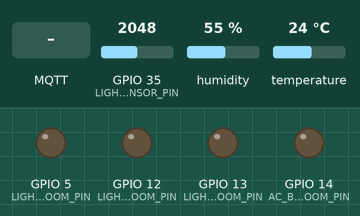
A sketch run on a simulated ESP32. On the bench: output pins drawn as LEDs (lit = HIGH). The inputs (shaded band) are chosen by the test bench; at power-on: GPIO 35 (LIGHT_SENSOR_PIN) = 2048, humidity 55 %, temperature 24 °C. WiFi joins after 1.5 s; servers stay silent unless stated; no MQTT or app messages arrive unless stated; what the sketch prints to the serial monitor is not drawn.

Above: at 2.8 s.
2.9 s: MQTT message "on" arrives on the first subscribed topic
At 3.3 s:
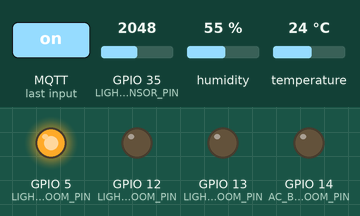
4.4 s: MQTT message "on" arrives on the second subscribed topic
At 5.6 s:
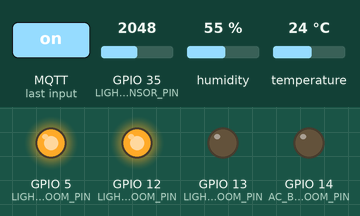
5.9 s: MQTT message "off" arrives on the first subscribed topic
At 6.8 s:
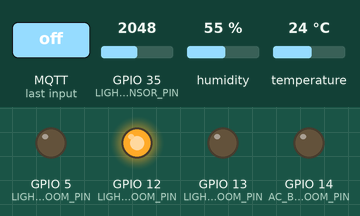
7.4 s: MQTT message "on" arrives on the third subscribed topic
At 7.9 s:
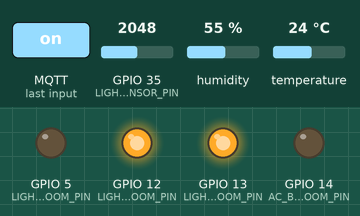
8.9 s: MQTT message "off" arrives on the second subscribed topic
At 10.1 s:
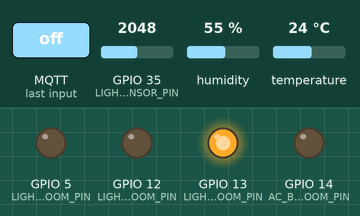
10.4 s: MQTT message "on" arrives on the first subscribed topic
At 11.4 s:
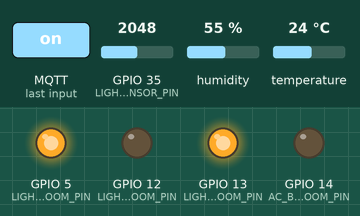
Timing chart, 0 to 12.9 s (numbered marks = the images above; inputs shaded):
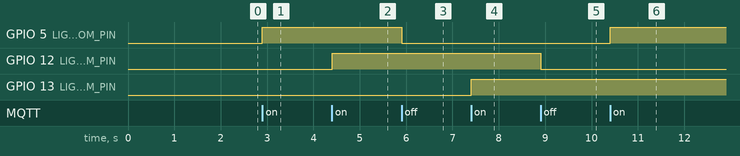

Measured:
- after the input at 2.9 s, GPIO 5 (LIGHT_LIVING_ROOM_PIN): LOW → HIGH at once
- after the input at 4.4 s, GPIO 12 (LIGHT_BEDROOM_PIN): LOW → HIGH at once
- after the input at 5.9 s, GPIO 5 (LIGHT_LIVING_ROOM_PIN): HIGH → LOW at once
- after the input at 7.4 s, GPIO 13 (LIGHT_BATHROOM_PIN): LOW → HIGH at once
- after the input at 8.9 s, GPIO 12 (LIGHT_BEDROOM_PIN): HIGH → LOW at once
- after the input at 10.4 s, GPIO 5 (LIGHT_LIVING_ROOM_PIN): LOW → HIGH at once

The sketch:

ESP32_SmartHome.ino
```cpp
/*
 * ESP32 Smart Home Controller
 * Điều khiển đèn, điều hòa, và cảm biến qua MQTT
 *
 * Board: ESP32 Dev Module
 * Libraries: PubSubClient, DHT11 (or DHT22)
 */

#include <WiFi.h>
#include <PubSubClient.h>
#include <DHT.h>

// ============ WiFi Configuration ============
const char *ssid = "YOUR_WIFI_SSID";         // Thay bằng SSID WiFi của bạn
const char *password = "YOUR_WIFI_PASSWORD"; // Thay bằng password WiFi

// ============ MQTT Configuration ============
const char *mqtt_server = "caa7699a09b24a26b5b945f5db6af243.s1.eu.hivemq.cloud";
const int mqtt_port = 8883; // TLS port
const char *mqtt_user = "mqtt-backend";
const char *mqtt_password = "Test1234";

// ============ Pinouts ============
#define LIGHT_LIVING_ROOM_PIN 5 // GPIO5 - Đèn phòng khách
#define LIGHT_BEDROOM_PIN 12    // GPIO12 - Đèn phòng ngủ
#define LIGHT_BATHROOM_PIN 13   // GPIO13 - Đèn phòng tắm
#define AC_BEDROOM_PIN 14       // GPIO14 - Điều hòa phòng ngủ
#define DHT_PIN 4               // GPIO4 - DHT sensor
#define LIGHT_SENSOR_PIN 35     // GPIO35 (ADC) - Cảm biến ánh sáng
#define DHT_TYPE DHT11          // Thay bằng DHT22 nếu dùng sensor khác

// ============ Objects ============
WiFiClient espClient;
PubSubClient client(espClient);
DHT dht(DHT_PIN, DHT_TYPE);

// ============ Variables ============
unsigned long lastSensorPublish = 0;
const unsigned long SENSOR_PUBLISH_INTERVAL = 5000; // 5 giây

// ============ Setup ============
void setup()
{
  Serial.begin(115200);
  delay(100);

  Serial.println("\n\n=== ESP32 Smart Home Controller ===");

  // Setup pins
  pinMode(LIGHT_LIVING_ROOM_PIN, OUTPUT);
  pinMode(LIGHT_BEDROOM_PIN, OUTPUT);
  pinMode(LIGHT_BATHROOM_PIN, OUTPUT);
  pinMode(AC_BEDROOM_PIN, OUTPUT);

  // Set all outputs to LOW (OFF)
  digitalWrite(LIGHT_LIVING_ROOM_PIN, LOW);
  digitalWrite(LIGHT_BEDROOM_PIN, LOW);
  digitalWrite(LIGHT_BATHROOM_PIN, LOW);
  digitalWrite(AC_BEDROOM_PIN, LOW);

  // Initialize DHT sensor
  dht.begin();

  // Connect to WiFi
  setup_wifi();

  // Setup MQTT
  client.setServer(mqtt_server, mqtt_port);
  client.setCallback(mqtt_callback);

  Serial.println("Setup completed!");
}

// ============ Main Loop ============
void loop()
{
  if (!client.connected())
  {
    mqtt_reconnect();
  }
  client.loop();

  // Publish sensor data periodically
  unsigned long now = millis();
  if (now - lastSensorPublish > SENSOR_PUBLISH_INTERVAL)
  {
    publish_sensor_data();
    lastSensorPublish = now;
  }
}

// ============ WiFi Setup ============
void setup_wifi()
{
  delay(10);
  Serial.print("Connecting to WiFi: ");
  Serial.println(ssid);

  WiFi.mode(WIFI_STA);
  WiFi.begin(ssid, password);

  int attempts = 0;
  while (WiFi.status() != WL_CONNECTED && attempts < 20)
  {
    delay(500);
    Serial.print(".");
    attempts++;
  }
  Serial.println();

  if (WiFi.status() == WL_CONNECTED)
  {
    Serial.println("WiFi connected!");
    Serial.print("IP address: ");
    Serial.println(WiFi.localIP());
  }
  else
  {
    Serial.println("Failed to connect to WiFi");
  }
}

// ============ MQTT Reconnect ============
void mqtt_reconnect()
{
  int attempts = 0;
  while (!client.connected() && attempts < 3)
  {
    Serial.print("Attempting MQTT connection...");

    if (client.connect("ESP32_SmartHome", mqtt_user, mqtt_password))
    {
      Serial.println("✓ MQTT connected");

      // Subscribe to command topics
      client.subscribe("esp32/lights/living_room/command");
      client.subscribe("esp32/lights/bedroom/command");
      client.subscribe("esp32/lights/bathroom/command");
      client.subscribe("esp32/ac/bedroom/command");
      client.subscribe("esp32/ac/bedroom/temperature");

      Serial.println("✓ Subscribed to topics");

      // Publish initial status
      client.publish("esp32/lights/living_room/status", "off");
      client.publish("esp32/lights/bedroom/status", "off");
      client.publish("esp32/lights/bathroom/status", "off");
      client.publish("esp32/ac/bedroom/status", "off");
    }
    else
    {
      Serial.print("failed, rc=");
      Serial.print(client.state());
      Serial.println(" trying again in 5 seconds");
      delay(5000);
    }
    attempts++;
  }
}

// ============ MQTT Callback ============
void mqtt_callback(char *topic, byte *payload, unsigned int length)
{
  String message = "";
  for (unsigned int i = 0; i < length; i++)
  {
    message += (char)payload[i];
  }

  Serial.print("MQTT Message: ");
  Serial.print(topic);
  Serial.print(" = ");
  Serial.println(message);

  // ===== Light Control =====
  if (strcmp(topic, "esp32/lights/living_room/command") == 0)
  {
    handle_light_command(LIGHT_LIVING_ROOM_PIN, "living_room", message);
  }
  else if (strcmp(topic, "esp32/lights/bedroom/command") == 0)
  {
    handle_light_command(LIGHT_BEDROOM_PIN, "bedroom", message);
  }
  else if (strcmp(topic, "esp32/lights/bathroom/command") == 0)
  {
    handle_light_command(LIGHT_BATHROOM_PIN, "bathroom", message);
  }

  // ===== AC Control =====
  else if (strcmp(topic, "esp32/ac/bedroom/command") == 0)
  {
    if (message == "on")
    {
      digitalWrite(AC_BEDROOM_PIN, HIGH);
      client.publish("esp32/ac/bedroom/status", "on");
      Serial.println("AC turned ON");
    }
    else if (message == "off")
    {
      digitalWrite(AC_BEDROOM_PIN, LOW);
      client.publish("esp32/ac/bedroom/status", "off");
      Serial.println("AC turned OFF");
    }
  }

  // ===== AC Temperature =====
  else if (strcmp(topic, "esp32/ac/bedroom/temperature") == 0)
  {
    int temp = message.toInt();
    Serial.print("Setting AC temperature to: ");
    Serial.println(temp);
    // TODO: Implement PWM or temperature control logic
  }
}

// ============ Light Control Handler ============
void handle_light_command(int pin, String location, String command)
{
  if (command == "on")
  {
    digitalWrite(pin, HIGH);
    String topic = "esp32/lights/" + location + "/status";
    client.publish(topic.c_str(), "on");
    Serial.println("Light " + location + " turned ON");
  }
  else if (command == "off")
  {
    digitalWrite(pin, LOW);
    String topic = "esp32/lights/" + location + "/status";
    client.publish(topic.c_str(), "off");
    Serial.println("Light " + location + " turned OFF");
  }
}

// ============ Publish Sensor Data ============
void publish_sensor_data()
{
  // Read DHT sensor (Temperature & Humidity)
  float temperature = dht.readTemperature();
  float humidity = dht.readHumidity();

  // Read light sensor (0-4095 → normalize to lux)
  int rawLight = analogRead(LIGHT_SENSOR_PIN);
  int lux = map(rawLight, 0, 4095, 0, 1000); // Simplified mapping

  // Check if DHT reading is valid
  if (isnan(temperature) || isnan(humidity))
  {
    Serial.println("Failed to read DHT sensor");
    temperature = 0;
    humidity = 0;
  }

  // Publish to MQTT
  if (client.connected())
  {
    // Temperature
    String tempStr = String(temperature, 1);
    client.publish("esp32/sensors/temperature", tempStr.c_str());

    // Humidity
    String humStr = String(humidity, 1);
    client.publish("esp32/sensors/humidity", humStr.c_str());

    // Light
    String lightStr = String(lux);
    client.publish("esp32/sensors/light", lightStr.c_str());

    Serial.print("Sensors published - Temp: ");
    Serial.print(temperature);
    Serial.print("°C, Humidity: ");
    Serial.print(humidity);
    Serial.print("%, Light: ");
    Serial.print(lux);
    Serial.println(" lux");
  }
  else
  {
    Serial.println("MQTT not connected, cannot publish sensors");
  }
}

/*
 * ============ WIRING DIAGRAM ============
 *
 * ESP32 PIN MAPPING:
 *
 * GPIO5   → Light Living Room (Relay/LED)
 * GPIO12  → Light Bedroom (Relay/LED)
 * GPIO13  → Light Bathroom (Relay/LED)
 * GPIO14  → AC Bedroom (Relay)
 * GPIO4   → DHT11/22 (Temperature & Humidity)
 * GPIO35  → Light Sensor (LDR via ADC)
 *
 * RELAY WIRING:
 * Relay IN1 → GPIO5
 * Relay IN2 → GPIO12
 * Relay IN3 → GPIO13
 * Relay IN4 → GPIO14
 * Relay GND → ESP32 GND
 * Relay VCC → ESP32 5V or 3.3V (check relay spec)
 *
 * DHT WIRING:
 * DHT VCC   → ESP32 3.3V
 * DHT GND   → ESP32 GND
 * DHT DATA  → GPIO4
 *
 * LIGHT SENSOR WIRING:
 * LDR + Resistor to GPIO35 (ADC)
 *
 * ============ HOW TO USE ============
 *
 * 1. Install libraries:
 *    - Sketch → Include Library → Manage Libraries
 *    - Search: "PubSubClient" (by Nick O'Leary)
 *    - Search: "DHT sensor library" (by Adafruit)
 *
 * 2. Edit WiFi and MQTT settings
 *
 * 3. Upload to ESP32
 *
 * 4. Open Serial Monitor (9600 baud)
 *
 * 5. Check MQTT broker status
 *
 * ============ MQTT TOPICS ============
 *
 * Commands (publish from server):
 * - esp32/lights/living_room/command    → "on" or "off"
 * - esp32/lights/bedroom/command        → "on" or "off"
 * - esp32/lights/bathroom/command       → "on" or "off"
 * - esp32/ac/bedroom/command            → "on" or "off"
 * - esp32/ac/bedroom/temperature        → integer (16-30)
 *
 * Status (subscribe to server):
 * - esp32/lights/living_room/status     → "on" or "off"
 * - esp32/lights/bedroom/status         → "on" or "off"
 * - esp32/lights/bathroom/status        → "on" or "off"
 * - esp32/ac/bedroom/status             → "on" or "off"
 *
 * Sensors (publish periodically):
 * - esp32/sensors/temperature           → float (e.g., 25.3)
 * - esp32/sensors/humidity              → float (e.g., 60.5)
 * - esp32/sensors/light                 → int (e.g., 300)
 */
```
